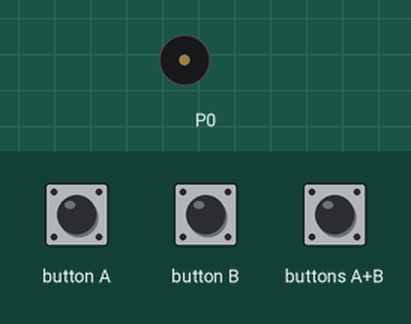
Recording of a program running on a simulated BBC micro:bit (MakeCode). On the bench: buzzer (waves = sounding). Inputs (shaded band) come from the test bench.

Above: at 1.2 s.
1.3 s: button A pressed for 0.15 s
At 3.1 s:
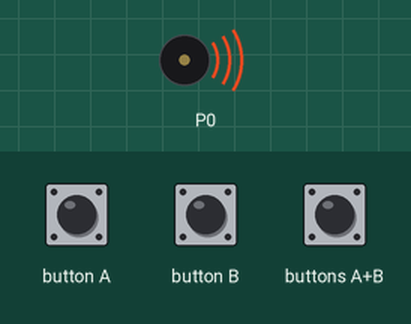
Timing chart, 0 to 10.3 s (numbered marks = the images above; inputs shaded):
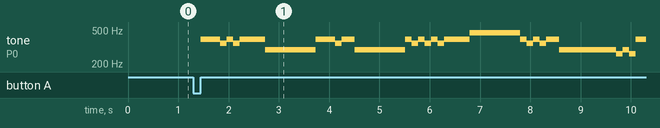

The program:

main.ts
```typescript
input.onButtonPressed(Button.A, function () {
    music.playTone(392, music.beat(BeatFraction.Half))
    music.playTone(392, music.beat(BeatFraction.Quarter))
    music.playTone(349, music.beat(BeatFraction.Quarter))
    music.playTone(392, music.beat(BeatFraction.Quarter))
    music.playTone(349, music.beat(BeatFraction.Quarter))
    music.playTone(392, music.beat(BeatFraction.Whole))
    music.playTone(294, music.beat(BeatFraction.Double))
    music.playTone(392, music.beat(BeatFraction.Half))
    music.playTone(392, music.beat(BeatFraction.Quarter))
    music.playTone(349, music.beat(BeatFraction.Quarter))
    music.playTone(392, music.beat(BeatFraction.Half))
    music.playTone(294, music.beat(BeatFraction.Double))
    music.playTone(392, music.beat(BeatFraction.Quarter))
    music.playTone(349, music.beat(BeatFraction.Quarter))
    music.playTone(392, music.beat(BeatFraction.Quarter))
    music.playTone(349, music.beat(BeatFraction.Quarter))
    music.playTone(392, music.beat(BeatFraction.Quarter))
    music.playTone(349, music.beat(BeatFraction.Quarter))
    music.playTone(392, music.beat(BeatFraction.Whole))
    music.playTone(466, music.beat(BeatFraction.Double))
    music.playTone(392, music.beat(BeatFraction.Quarter))
    music.playTone(349, music.beat(BeatFraction.Quarter))
    music.playTone(392, music.beat(BeatFraction.Quarter))
    music.playTone(349, music.beat(BeatFraction.Quarter))
    music.playTone(392, music.beat(BeatFraction.Half))
    music.playTone(294, music.beat(BeatFraction.Double))
    music.playTone(294, music.beat(BeatFraction.Quarter))
    music.playTone(262, music.beat(BeatFraction.Quarter))
    music.playTone(294, music.beat(BeatFraction.Quarter))
    music.playTone(262, music.beat(BeatFraction.Quarter))
    music.playTone(392, music.beat(BeatFraction.Half))
    music.playTone(294, music.beat(BeatFraction.Double))
    music.playTone(294, music.beat(BeatFraction.Half))
    music.playTone(294, music.beat(BeatFraction.Quarter))
    music.playTone(233, music.beat(BeatFraction.Quarter))
    music.playTone(233, music.beat(BeatFraction.Half))
    music.playTone(294, music.beat(BeatFraction.Half))
})
input.onButtonPressed(Button.AB, function () {
    music.playTone(392, music.beat(BeatFraction.Whole))
    music.playTone(294, music.beat(BeatFraction.Half))
    music.playTone(392, music.beat(BeatFraction.Half))
    music.playTone(294, music.beat(BeatFraction.Quarter))
    music.playTone(311, music.beat(BeatFraction.Half))
    music.playTone(311, music.beat(BeatFraction.Half))
    music.playTone(294, music.beat(BeatFraction.Whole))
    music.playTone(392, music.beat(BeatFraction.Double))
})
input.onButtonPressed(Button.B, function () {
    music.playTone(392, music.beat(BeatFraction.Whole))
    music.playTone(294, music.beat(BeatFraction.Half))
    music.playTone(392, music.beat(BeatFraction.Half))
    music.playTone(294, music.beat(BeatFraction.Quarter))
    music.playTone(311, music.beat(BeatFraction.Half))
    music.playTone(311, music.beat(BeatFraction.Half))
    music.playTone(294, music.beat(BeatFraction.Whole))
    music.playTone(392, music.beat(BeatFraction.Whole))
    music.playTone(294, music.beat(BeatFraction.Half))
    music.playTone(392, music.beat(BeatFraction.Half))
    music.playTone(294, music.beat(BeatFraction.Quarter))
    music.playTone(233, music.beat(BeatFraction.Half))
    music.playTone(233, music.beat(BeatFraction.Half))
    music.playTone(220, music.beat(BeatFraction.Whole))
})
```

test.ts
```typescript
// aquí va el archivo "tests"; esto no se compilará cuando este paquete se utilice como una extensión.
```

Measured:
- after the input at 1.3 s, tone on P0: plays 392 Hz for 0.39 s, 349 Hz for 0.13 s, 392 Hz for 0.13 s, 349 Hz for 0.13 s, 392 Hz for 0.51 s, 294 Hz for 1.0 s … (28 notes in this stretch), starting after 0.15 s
